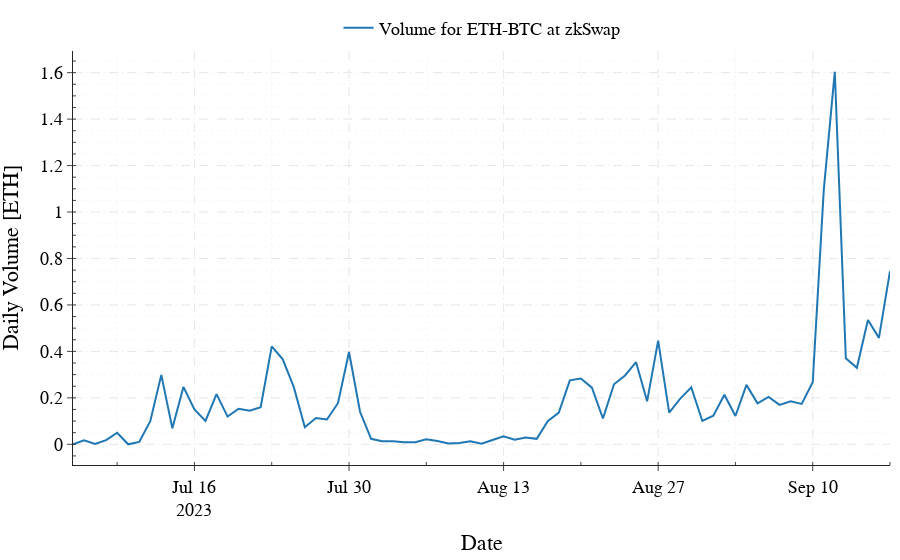

Notebook code cell kept with this figure:
### Code cell
fig = go.Figure(layout=layout)

fig.add_trace(go.Scatter(x=df_per_day['timestamp'],
                            y=df_per_day2['volume_ETH'].astype(
                                float),
                            mode='lines',
                            name = 'Volume for ETH-BTC at zkSwap'))

fig.update_layout(xaxis_title='Date',
                    yaxis_title='Daily Volume [ETH]', showlegend=True,
                    legend=dict(xanchor='center', x=0.5, y=1.10, orientation='h'),)
#fig.write_image(f"./plots/{contract_name}_{event_name}.pdf")
fig.show()
